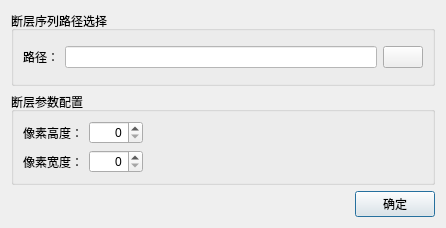
<?xml version="1.0" encoding="UTF-8"?>
<ui version="4.0">
 <class>BinaryFileDialog</class>
 <widget class="QDialog" name="BinaryFileDialog">
  <property name="enabled">
   <bool>true</bool>
  </property>
  <property name="geometry">
   <rect>
    <x>0</x>
    <y>0</y>
    <width>446</width>
    <height>228</height>
   </rect>
  </property>
  <property name="maximumSize">
   <size>
    <width>446</width>
    <height>228</height>
   </size>
  </property>
  <property name="windowTitle">
   <string>裸数据设置</string>
  </property>
  <layout class="QGridLayout" name="gridLayout">
   <item row="1" column="0" colspan="2">
    <widget class="QGroupBox" name="configBox">
     <property name="maximumSize">
      <size>
       <width>16777215</width>
       <height>100</height>
      </size>
     </property>
     <property name="title">
      <string>断层参数配置</string>
     </property>
     <layout class="QGridLayout" name="gridLayout_3">
      <item row="0" column="0">
       <widget class="QLabel" name="label_2">
        <property name="sizePolicy">
         <sizepolicy hsizetype="Fixed" vsizetype="Preferred">
          <horstretch>0</horstretch>
          <verstretch>0</verstretch>
         </sizepolicy>
        </property>
        <property name="text">
         <string>像素高度：</string>
        </property>
       </widget>
      </item>
      <item row="1" column="1">
       <widget class="QSpinBox" name="width">
        <property name="sizePolicy">
         <sizepolicy hsizetype="Fixed" vsizetype="Fixed">
          <horstretch>0</horstretch>
          <verstretch>0</verstretch>
         </sizepolicy>
        </property>
        <property name="alignment">
         <set>Qt::AlignRight|Qt::AlignTrailing|Qt::AlignVCenter</set>
        </property>
        <property name="keyboardTracking">
         <bool>true</bool>
        </property>
        <property name="maximum">
         <number>2048</number>
        </property>
        <property name="singleStep">
         <number>1</number>
        </property>
        <property name="value">
         <number>0</number>
        </property>
       </widget>
      </item>
      <item row="1" column="2">
       <spacer name="horizontalSpacer_3">
        <property name="orientation">
         <enum>Qt::Horizontal</enum>
        </property>
        <property name="sizeHint" stdset="0">
         <size>
          <width>272</width>
          <height>20</height>
         </size>
        </property>
       </spacer>
      </item>
      <item row="0" column="2">
       <spacer name="horizontalSpacer_2">
        <property name="orientation">
         <enum>Qt::Horizontal</enum>
        </property>
        <property name="sizeHint" stdset="0">
         <size>
          <width>272</width>
          <height>20</height>
         </size>
        </property>
       </spacer>
      </item>
      <item row="1" column="0">
       <widget class="QLabel" name="label_3">
        <property name="sizePolicy">
         <sizepolicy hsizetype="Fixed" vsizetype="Preferred">
          <horstretch>0</horstretch>
          <verstretch>0</verstretch>
         </sizepolicy>
        </property>
        <property name="text">
         <string>像素宽度：</string>
        </property>
       </widget>
      </item>
      <item row="0" column="1">
       <widget class="QSpinBox" name="height">
        <property name="sizePolicy">
         <sizepolicy hsizetype="Fixed" vsizetype="Fixed">
          <horstretch>0</horstretch>
          <verstretch>0</verstretch>
         </sizepolicy>
        </property>
        <property name="alignment">
         <set>Qt::AlignRight|Qt::AlignTrailing|Qt::AlignVCenter</set>
        </property>
        <property name="keyboardTracking">
         <bool>true</bool>
        </property>
        <property name="maximum">
         <number>2048</number>
        </property>
        <property name="value">
         <number>0</number>
        </property>
       </widget>
      </item>
     </layout>
    </widget>
   </item>
   <item row="2" column="0">
    <spacer name="horizontalSpacer">
     <property name="orientation">
      <enum>Qt::Horizontal</enum>
     </property>
     <property name="sizeHint" stdset="0">
      <size>
       <width>339</width>
       <height>20</height>
      </size>
     </property>
    </spacer>
   </item>
   <item row="2" column="1">
    <widget class="QPushButton" name="okButton">
     <property name="text">
      <string>确定</string>
     </property>
    </widget>
   </item>
   <item row="0" column="0" colspan="2">
    <widget class="QGroupBox" name="selectSeqBox">
     <property name="maximumSize">
      <size>
       <width>16777215</width>
       <height>100</height>
      </size>
     </property>
     <property name="title">
      <string>断层序列路径选择</string>
     </property>
     <layout class="QGridLayout" name="gridLayout_2">
      <item row="0" column="0">
       <widget class="QLabel" name="label">
        <property name="text">
         <string>路径：</string>
        </property>
       </widget>
      </item>
      <item row="0" column="1">
       <widget class="QLineEdit" name="binaryFilePath">
        <property name="enabled">
         <bool>false</bool>
        </property>
        <property name="styleSheet">
         <string notr="true">background-color: rgb(255, 255, 255);</string>
        </property>
       </widget>
      </item>
      <item row="0" column="2">
       <widget class="QPushButton" name="importBinSequence">
        <property name="text">
         <string/>
        </property>
        <property name="icon">
         <iconset resource="../../assets/resources.qrc">
          <normaloff>:/icons/folder.png</normaloff>:/icons/folder.png</iconset>
        </property>
        <property name="iconSize">
         <size>
          <width>21</width>
          <height>21</height>
         </size>
        </property>
       </widget>
      </item>
     </layout>
    </widget>
   </item>
  </layout>
 </widget>
 <resources>
  <include location="../../assets/resources.qrc"/>
 </resources>
 <connections/>
</ui>
